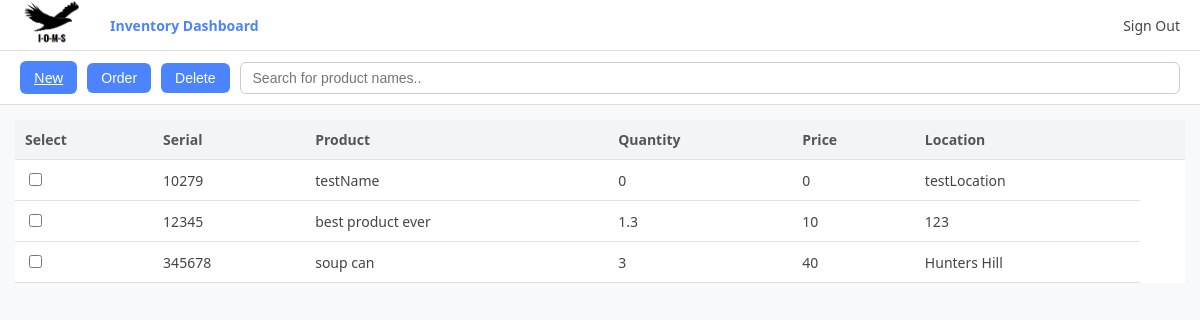
Before: /userHome with the older database file.
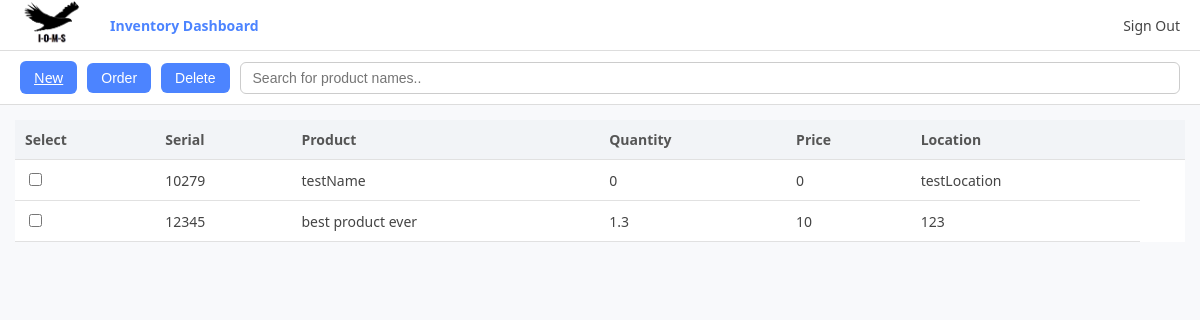
After: the same page with the newer database file.
### tables this page shows
CREATE TABLE INVENTORY ( UNIQUE_SERIAL_NUMBER INTEGER PRIMARY KEY AUTOINCREMENT,
                                                                Serial_Number INT,
                                                                Store varchar(50),
                                                                Product_Name varchar(100),
                                                                Quantity INT,
                                                                Price DECIMAL(10,2), 
                                                                Average_Stock INT);

### app.py (the view)
@app.route("/userHome", methods=["GET", "POST"])
def inventory_table():
    item = get_inventory_table()
    return render_template("userHome.html", item=item)

### app.py (called while the page is built)
def get_inventory_table():
    conn = sqlite3.connect("LoginData.db")
    cursor = conn.cursor()
    cursor.execute("SELECT * FROM INVENTORY;")
    row = cursor.fetchall()
    conn.close()
    return row

### templates/userHome.html (shortened to what this page needs)
<!DOCTYPE html>
<html lang="en">
<head>
<link rel="stylesheet" href="{{ url_for('static', filename='styles.css') }}">
</head>
<body>
<div class="top-menu">
    <img src="/static/Logo-Small.png" class="logo">
    <div class="active">Inventory Dashboard</div>
    <div class="info-right">
      <a href="/">Sign Out</a>
    </div>
</div>
<form action="{{url_for('delete_inventory')}}" method="post" id="deleteForm">
<div class="action-bar">
    <a href="{{ url_for('addInventory') }}" class="btn">New</a>
    <button type="button" class="btn">Order</button>
    <button type="submit" class="btn">Delete</button>
    <input type="text" id="searchInput" class="search-input" onkeyup="searchbar()" placeholder="Search for product names.." title="Type in a name">
</div>
<div class="page">
    <div class="main">
        <table id="inventoryTable">
          <thead>
              <tr>
                  <th>Select</th>
                  <th>Serial</th>
                  <th>Product</th>
                  <th>Quantity</th>
                  <th>Price</th>
                  <th>Location</th>
                  <th></th>
              </tr>
          </thead>
          <tbody>
              {% for row in item %}
              <tr>
                  <td><input type="checkbox" name="delete_ids" value="{{row[0]}}"></td>
                  <td>{{ row[1] }}</td>
                  <td>{{ row[3] }}</td>
                  <td>{{ row[5] }}</td>
                  <td>{{ row[4] }}</td>
                  <td>{{ row[2] }}</td>
              </tr>
              {% endfor %}
          </tbody>
      </table>
    </div>
</div>
</form>
</body>
</html>

Changed rows visible on the page:
removed INVENTORY: Serial_Number "345678", Product_Name "soup can", Price "3", Quantity "40", Store "Hunters Hill"
